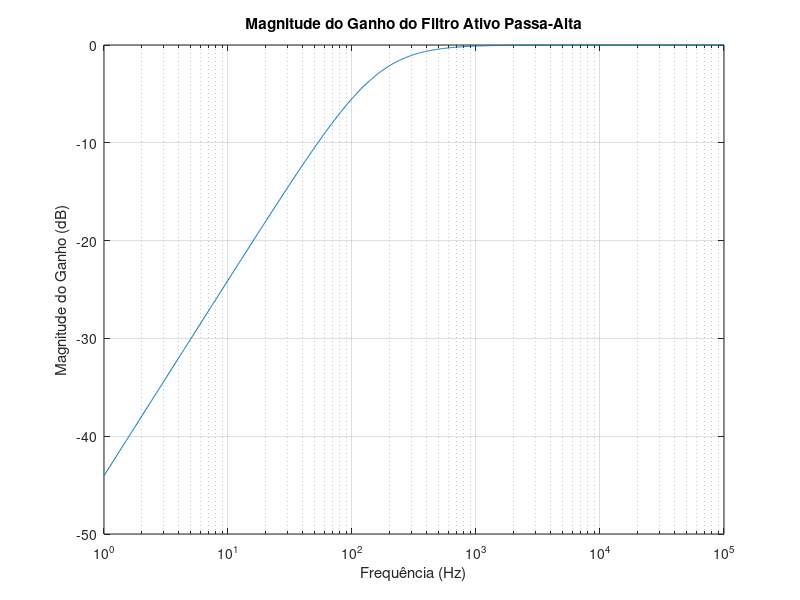

This figure's MATLAB source:
% Definindo os parâmetros
R = 1e3; % 1k ohm
C = 1e-6; % 1uF
f = logspace(0, 5, 1000); % Frequências de 1Hz a 100kHz

% Calculando a magnitude do ganho para o filtro passa-alta ativo
H_active_high = (2 * pi * f * R * C) ./ sqrt(1 + (2 * pi * f * R * C).^2);

% Plotando o gráfico
figure;
semilogx(f, 20*log10(H_active_high)); % Eixo x em escala logarítmica e ganho em dB
title('Magnitude do Ganho do Filtro Ativo Passa-Alta');
xlabel('Frequência (Hz)');
ylabel('Magnitude do Ganho (dB)');
grid on;
